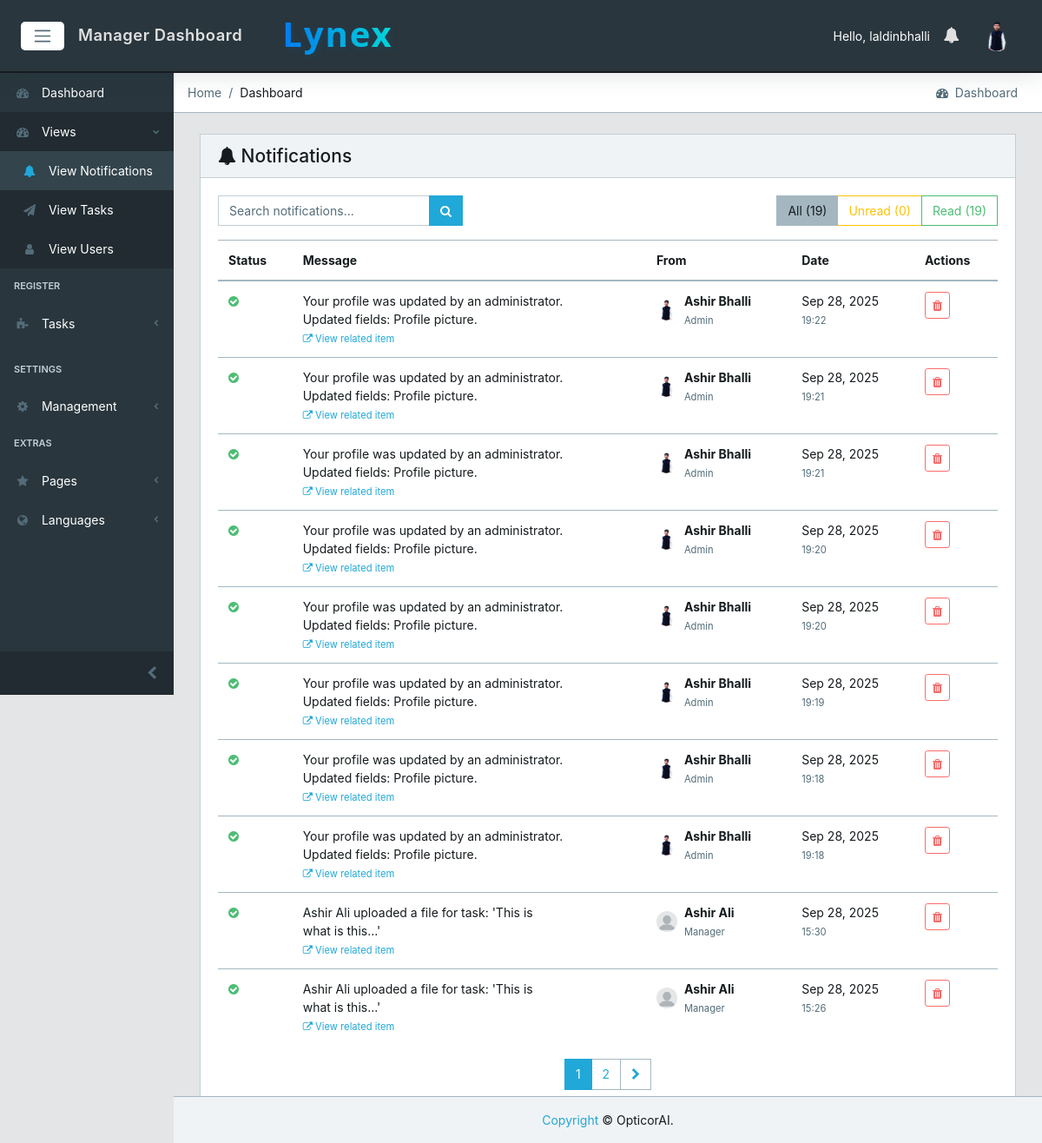
/notifications/ (signed in), run on an earlier commit of the app's database.
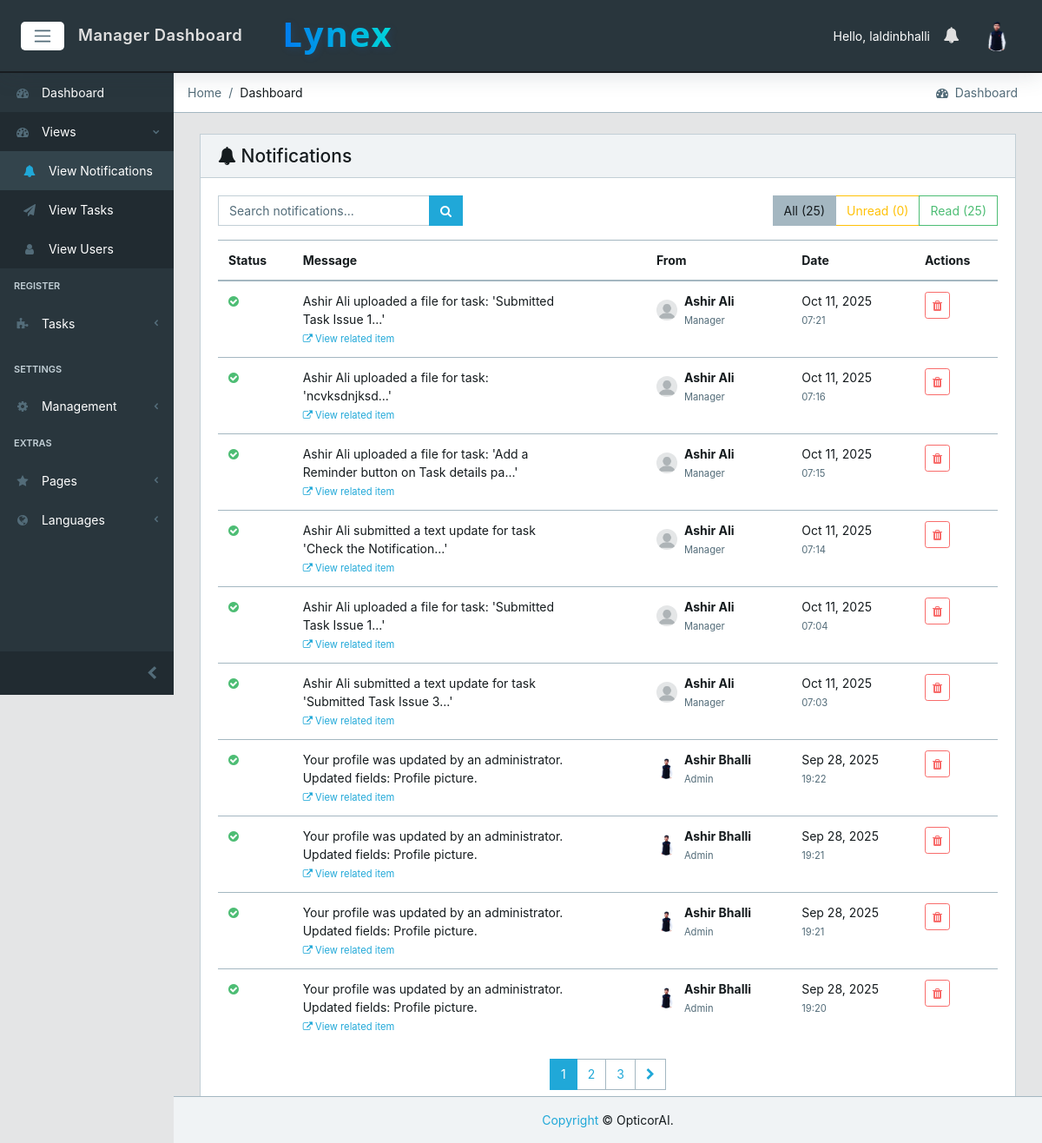
And on a later commit of the database.
### core/models.py (models this page shows, shortened)
class Notification(models.Model):
    recipient = models.ForeignKey(CustomUser, on_delete=models.CASCADE, related_name='notifications')
    sender = models.ForeignKey(CustomUser, on_delete=models.SET_NULL, null=True, blank=True, related_name='sent_notifications')
    message = models.TextField()
    created_at = models.DateTimeField(auto_now_add=True)
    read = models.BooleanField(default=False)
    link = models.CharField(max_length=255, blank=True, null=True)
    class Meta:
        ordering = ['-created_at']
        indexes = [
            models.Index(fields=['recipient', 'read', 'created_at'], name='notif_rec_read_created_idx'),
        ]

class CustomUser(AbstractUser):
    email = models.EmailField(unique=True)  # Make email unique for authentication
    user_type = models.CharField(max_length=15, choices=USER_TYPE_CHOICES, db_index=True)
    designation = models.CharField(max_length=100, blank=True, null=True)
    created_by = models.ForeignKey('self', on_delete=models.SET_NULL, null=True, blank=True, related_name='created_users')
    created_date = models.DateField(auto_now_add=True)
    created_time = models.TimeField(auto_now_add=True)
    under_supervision = models.ForeignKey('self', on_delete=models.SET_NULL, null=True, blank=True, related_name='supervised_users')
    avatar = models.ImageField(upload_to='core/avatar', blank=True, null=True)
    @property
    def avatar_url(self):
        try:
            if self.avatar:
                url = getattr(self.avatar, 'url', None)
                if url and ('cloudinary' in url or 'res.cloudinary.com' in url):
                    return url
                avatar_path = getattr(self.avatar, 'path', None)
                if avatar_path and os.path.isfile(avatar_path) and url:
                    return url
        except Exception:
            pass
        return static('core/img/avatar/blank_profile.png')

### core/views.py (the view)
# urls.py: path('notifications/', views.NotificationsListView.as_view(), name='notifications-list'),
class NotificationsListView(LoginRequiredMixin, View):
    def get(self, request):
        user = request.user
        notifications = Notification.objects.select_related('sender').filter(recipient=user)
        read_filter = request.GET.get('filter', '')
        if read_filter == 'unread':
            notifications = notifications.filter(read=False)
        elif read_filter == 'read':
            notifications = notifications.filter(read=True)
        search_query = request.GET.get('search', '')
        if search_query:
            notifications = notifications.filter(
                Q(message__icontains=search_query) |
                Q(sender__first_name__icontains=search_query) |
                Q(sender__last_name__icontains=search_query)
            )
        paginator = Paginator(notifications, 10)
        page_number = request.GET.get('page')
        page_obj = paginator.get_page(page_number)
        total_count = Notification.objects.filter(recipient=user).count()
        unread_count = Notification.objects.filter(recipient=user, read=False).count()
        read_count = total_count - unread_count
        context = {
            'notifications': page_obj,
            'search_query': search_query,
            'read_filter': read_filter,
            'total_count': total_count,
            'unread_count': unread_count,
            'read_count': read_count,
        }
        return render(request, 'core/notifications_list.html', context)

### core/context_processors.py (called while the page is built)
def logged_user_processor(request):
    if request.user.is_authenticated:
        try:
            logged_user = CustomUser.objects.select_related('under_supervision').get(id=request.user.id)
            return {'logged_user': logged_user}
        except CustomUser.DoesNotExist:
            return {'logged_user': None}
    return {'logged_user': None}

def notifications_processor(request):
    if request.user.is_authenticated:
        cache_key = f"unread_count:{request.user.id}"
        unread_count = cache.get(cache_key)
        if unread_count is None:
            unread_count = Notification.objects.filter(recipient=request.user, read=False).count()
            cache.set(cache_key, unread_count, 15)  # short cache to keep badges fresh
        unread_notifications = (
            Notification.objects.select_related('sender')
            .filter(recipient=request.user, read=False)
            .order_by('-created_at')[:10]
        )
        return {
            'unread_notifications': unread_notifications,
            'unread_count': unread_count,
        }
    return {'unread_notifications': [], 'unread_count': 0}

### core/templates/core/notifications_list.html (shortened to what the changed rows need)
{% extends 'core/base.html' %}
{% load static %}
{% block content %}
<div class="container-fluid">
    <div class="row">
        <div class="col-12">
            <div class="card">
                <div class="card-body">
                    <div class="row mb-3">
                        <div class="col-md-6 text-right">
                            <div class="btn-group" role="group">
                                <a href="{% url 'core:notifications-list' %}"
                                   class="btn btn-outline-secondary {% if not read_filter %}active{% endif %}">
                                    All ({{ total_count }})
                                </a>
                                <a href="{% url 'core:notifications-list' %}?filter=unread"
                                   class="btn btn-outline-warning {% if read_filter == 'unread' %}active{% endif %}">
                                    Unread ({{ unread_count }})
                                </a>
                                <a href="{% url 'core:notifications-list' %}?filter=read"
                                   class="btn btn-outline-success {% if read_filter == 'read' %}active{% endif %}">
                                    Read ({{ read_count }})
                                </a>
                            </div>
                        </div>
                    </div>
                    {% if notifications %}
                        <div class="table-responsive">
                            <table class="table table-hover">
                                <thead>
                                    <tr>
                                        <th>Status</th>
                                        <th>Message</th>
                                        <th>From</th>
                                        <th>Date</th>
                                        <th>Actions</th>
                                    </tr>
                                </thead>
                                <tbody>
                                    {% for notification in notifications %}
                                    <tr class="{% if not notification.read %}table-warning{% endif %}">
                                        <td>
                                            {% if notification.read %}
                                                <i class="fa fa-check-circle text-success" title="Read"></i>
                                            {% else %}
                                                <i class="fa fa-circle text-warning" title="Unread"></i>
                                            {% endif %}
                                        </td>
                                        <td>
                                            <div class="notification-message">
                                                {{ notification.message }}
                                                {% if notification.link %}
                                                    <br>
                                                    <small class="text-muted">
                                                        <a href="{{ notification.link }}" class="text-primary">
                                                            <i class="fa fa-external-link"></i> View related item
                                                        </a>
                                                    </small>
                                                {% endif %}
                                            </div>
                                        </td>
                                        <td>
                                            {% if notification.sender %}
                                                <div class="d-flex align-items-center">
                                                    <img src="{{ notification.sender.avatar_url }}"
                                                         class="img-avatar img-avatar-sm mr-2"
                                                         alt="{{ notification.sender.get_full_name }}">
                                                    <div>
                                                        <div class="font-weight-bold" data-i18n-skip>{{ notification.sender.get_full_name }}</div>
                                                        <small class="text-muted">{{ notification.sender.user_type|title }}</small>
                                                    </div>
                                                </div>
                                            {% else %}
                                                <span class="text-muted">System</span>
                                            {% endif %}
                                        </td>
                                        <td>
                                            <div class="text-nowrap">
                                                <div>{{ notification.created_at|date:'M d, Y' }}</div>
                                                <small class="text-muted">{{ notification.created_at|time:'H:i' }}</small>
                                            </div>
                                        </td>
                                        <td>
                                            <div class="btn-group btn-group-sm" role="group">
                                                <button type="button" class="btn btn-outline-danger delete-notification-btn"
                                                        data-notification-id="{{ notification.id }}"
                                                        title="Delete notification">
                                                    <i class="fa fa-trash"></i>
                                                </button>
                                            </div>
                                        </td>
                                    </tr>
                                    {% endfor %}
                                </tbody>
                            </table>
                        </div>
                        {% if notifications.has_other_pages %}
                            <nav aria-label="Notifications pagination">
                                <ul class="pagination justify-content-center">
                                    {% for num in notifications.paginator.page_range %}
                                        {% if notifications.number == num %}
                                            <li class="page-item active">
                                                <span class="page-link">{{ num }}</span>
                                            </li>
                                        {% elif num > notifications.number|add:'-3' and num < notifications.number|add:'3' %}
                                            <li class="page-item">
                                                <a class="page-link" href="?page={{ num }}{% if search_query %}&search={{ search_query }}{% endif %}{% if read_filter %}&filter={{ read_filter }}{% endif %}">{{ num }}</a>
                                            </li>
                                        {% endif %}
                                    {% endfor %}
                                </ul>
                            </nav>
                        {% endif %}
                    {% endif %}
                </div>
            </div>
        </div>
    </div>
</div>
{% endblock %}

What changed in the data, as far as the page shows it:
no longer on this page (row unchanged): Notification: read True (drawn), message "Your profile was updated by an administrator. Updated fields: Profile picture.", sender.avatar_url (picture), sender.get_full_name "Ashir Bhalli", sender.user_type "Admin", created_at "Sep 28, 2025", created_at "19:20"
no longer on this page (row unchanged): Notification: read True (drawn), message "Your profile was updated by an administrator. Updated fields: Profile picture.", sender.avatar_url (picture), sender.get_full_name "Ashir Bhalli", sender.user_type "Admin", created_at "Sep 28, 2025", created_at "19:19"
no longer on this page (row unchanged): Notification: read True (drawn), message "Your profile was updated by an administrator. Updated fields: Profile picture.", sender.avatar_url (picture), sender.get_full_name "Ashir Bhalli", sender.user_type "Admin", created_at "Sep 28, 2025", created_at "19:18"
no longer on this page (row unchanged): Notification: read True (drawn), message "Your profile was updated by an administrator. Updated fields: Profile picture.", sender.avatar_url (picture), sender.get_full_name "Ashir Bhalli", sender.user_type "Admin", created_at "Sep 28, 2025", created_at "19:18"
no longer on this page (row unchanged): Notification: read True (drawn), message "Ashir Ali uploaded a file for task: 'This is what is this...'", sender.get_full_name "Ashir Ali", sender.user_type "Manager", created_at "Sep 28, 2025", created_at "15:30"
no longer on this page (row unchanged): Notification: read True (drawn), message "Ashir Ali uploaded a file for task: 'This is what is this...'", sender.get_full_name "Ashir Ali", sender.user_type "Manager", created_at "Sep 28, 2025", created_at "15:26"
added Notification: read True (drawn), message "Ashir Ali uploaded a file for task: 'Submitted Task Issue 1...'", sender.get_full_name "Ashir Ali", sender.user_type "Manager", created_at "Oct 11, 2025", created_at "07:21"
added Notification: read True (drawn), message "Ashir Ali uploaded a file for task: 'ncvksdnjksd...'", sender.get_full_name "Ashir Ali", sender.user_type "Manager", created_at "Oct 11, 2025", created_at "07:16"
added Notification: read True (drawn), message "Ashir Ali uploaded a file for task: 'Add a Reminder button on Task details pa...'", sender.get_full_name "Ashir Ali", sender.user_type "Manager", created_at "Oct 11, 2025", created_at "07:15"
added Notification: read True (drawn), message "Ashir Ali submitted a text update for task 'Check the Notification...'", sender.get_full_name "Ashir Ali", sender.user_type "Manager", created_at "Oct 11, 2025", created_at "07:14"
added Notification: read True (drawn), message "Ashir Ali uploaded a file for task: 'Submitted Task Issue 1...'", sender.get_full_name "Ashir Ali", sender.user_type "Manager", created_at "Oct 11, 2025", created_at "07:04"
added Notification: read True (drawn), message "Ashir Ali submitted a text update for task 'Submitted Task Issue 3...'", sender.get_full_name "Ashir Ali", sender.user_type "Manager", created_at "Oct 11, 2025", created_at "07:03"
Also different on the page:
{{ total_count }}: "19" → "25"
{{ read_count }}: "19" → "25"
new list line: "3"
